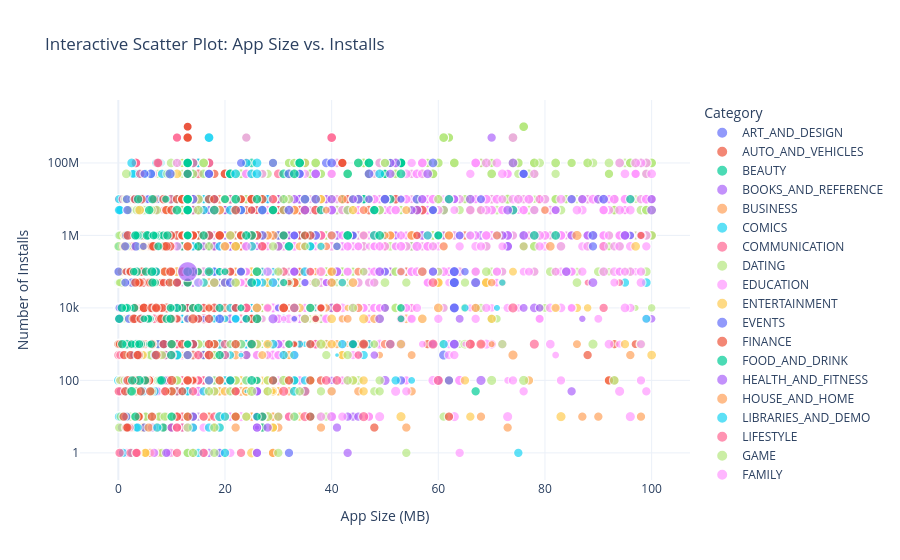

Here is the notebook cell this chart was saved with:
### Markdown cell above
# At least one interactive visualisation using plotly (optional but strongly recommended)

### Code cell
import plotly.express as px
plot_data = app.dropna(subset=["Size", "Installs", "Rating"])

fig = px.scatter(
    plot_data,
    x="Size",
    y="Installs",
    color="Category",
    size="Rating",
    hover_name="App",
    hover_data=["Category", "Rating", "Price"],
    title="Interactive Scatter Plot: App Size vs. Installs",
    labels={"Size": "App Size (MB)","Installs": "Number of Installs"})

fig.update_yaxes(type="log")   # Log scale for installs
fig.update_layout(template="plotly_white")

fig.show()
